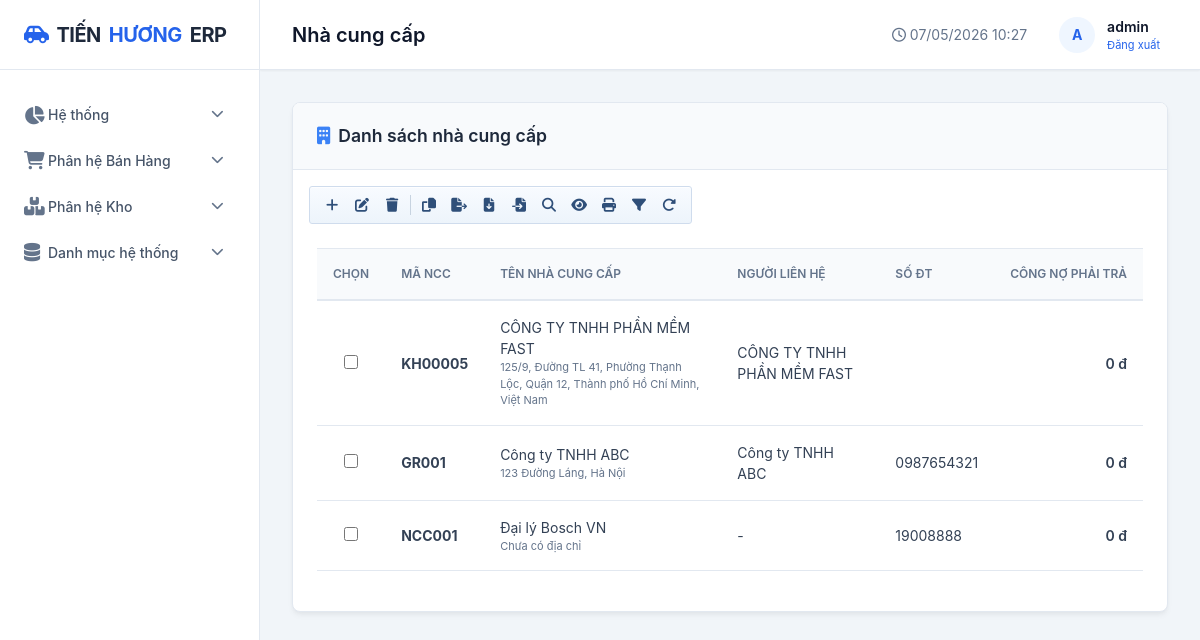
/danh-muc/nha-cung-cap/ (signed in), run on the app's committed database.
### apps/danh_muc/models.py (models this page shows, shortened)
class NhaCungCap(models.Model):
    LOAI_NCC = [
        ("nha_sx", "Nhà sản xuất"),
        ("dai_ly", "Đại lý phân phối"),
        ("nhap_khau", "Nhập khẩu"),
    ]
    ma_ncc = models.CharField(max_length=20, unique=True, verbose_name="Mã nhà cung cấp")
    ten_ncc = models.CharField(max_length=200, verbose_name="Tên nhà cung cấp")
    loai_ncc = models.CharField(max_length=20, choices=LOAI_NCC, default="dai_ly", verbose_name="Loại nhà cung cấp")
    ma_so_thue = models.CharField(max_length=20, blank=True, verbose_name="Mã số thuế")
    dia_chi = models.CharField(max_length=300, blank=True, verbose_name="Địa chỉ")
    so_dien_thoai = models.CharField(max_length=15, blank=True, verbose_name="Số điện thoại")
    email = models.EmailField(blank=True, verbose_name="Email")
    nguoi_lien_he = models.CharField(max_length=100, blank=True, verbose_name="Người liên hệ")
    so_tk_ngan_hang = models.CharField(max_length=50, blank=True, verbose_name="Số tài khoản ngân hàng")
    ngan_hang = models.CharField(max_length=100, blank=True, verbose_name="Ngân hàng")
    so_ngay_thanh_toan = models.IntegerField(default=30, verbose_name="Số ngày thanh toán")
    trang_thai = models.BooleanField(default=True, verbose_name="Trạng thái")
    ghi_chu = models.TextField(blank=True, verbose_name="Ghi chú")
    ngay_tao = models.DateTimeField(auto_now_add=True)
    class Meta:
        db_table = "danh_muc_nhacungcap"
        verbose_name = "Nhà cung cấp"
        verbose_name_plural = "Danh sách nhà cung cấp"
        ordering = ["ma_ncc"]
    def get_cong_no(self):
        return 0

### apps/danh_muc/views.py (the view)
# urls.py: path('nha-cung-cap/', views.ncc_list, name='ncc_list'),
@login_required
def ncc_list(request):
    q = request.GET.get('q', '').strip()
    trang_thai = request.GET.get('trang_thai', '1').strip()
    items = NhaCungCap.objects.filter(trang_thai=True)
    if trang_thai in ('0', '1'):
        items = NhaCungCap.objects.filter(trang_thai=(trang_thai == '1'))
    if q:
        items = items.filter(Q(ma_ncc__icontains=q) | Q(ten_ncc__icontains=q) |
                             Q(so_dien_thoai__icontains=q))
    page_obj = _paginate_queryset(request, items.order_by('-id'))
    return render(request, 'danh_muc/ncc_list.html', {
        'items': page_obj,
        'page_obj': page_obj,
        'q': q,
        'trang_thai': trang_thai,
        'page_title': 'Nhà cung cấp', 'active_menu': 'nha_cung_cap',
    })

### apps/danh_muc/views.py (called while the page is built)
def _paginate_queryset(request, queryset, per_page=12):
    paginator = Paginator(queryset, per_page)
    return paginator.get_page(request.GET.get("page"))

### templates/danh_muc/ncc_list.html (shortened to what this page needs)
{% extends 'base.html' %}
{% block content %}
<div class="card">
    <div class="card-header">
        <div class="card-title"><i class="fas fa-building text-info"></i> Danh sách nhà cung cấp</div>
    </div>
    <div class="px-3 pt-3">
        <div class="erp-toolbar" role="toolbar" aria-label="Thanh thao tác nhà cung cấp">
            <a href="{% url 'ncc_them' %}" class="erp-toolbar-btn" title="Thêm mới" aria-label="Thêm mới"><i class="fas fa-plus"></i></a>
            <button type="button" class="erp-toolbar-btn" id="btnNccEdit" title="Sửa" aria-label="Sửa"><i class="fas fa-pen-to-square"></i></button>
            <button type="button" class="erp-toolbar-btn" id="btnNccDelete" title="Xóa" aria-label="Xóa"><i class="fas fa-trash"></i></button>
            <button type="button" class="erp-toolbar-btn" id="btnNccSearch" title="Tìm" aria-label="Tìm"><i class="fas fa-magnifying-glass"></i></button>
            <button type="button" class="erp-toolbar-btn" onclick="window.location.reload()" title="Làm mới" aria-label="Làm mới"><i class="fas fa-rotate-right"></i></button>
        </div>
    </div>
    <div class="card-body">
        <div class="table-responsive">
            <table class="table">
                <thead>
                    <tr>
                        <th style="width:42px;">Chọn</th>
                        <th>Mã NCC</th>
                        <th>Tên nhà cung cấp</th>
                        <th>Người liên hệ</th>
                        <th>Số ĐT</th>
                        <th class="text-right">Công nợ phải trả</th>
                    </tr>
                </thead>
                <tbody>
                    {% for item in items %}
                    <tr>
                        <td class="text-center">
                            <input type="checkbox" name="selected_ncc" class="erp-row-select" value="{{ item.pk }}"
                                   data-edit-url="{% url 'ncc_sua' item.pk %}"
                                   data-delete-url="{% url 'ncc_xoa' item.pk %}">
                        </td>
                        <td><strong>{{ item.ma_ncc }}</strong></td>
                        <td>
                            {{ item.ten_ncc }}
                            <div style="font-size: 11px; color: var(--text-muted);">{{ item.dia_chi|default:"Chưa có địa chỉ" }}</div>
                        </td>
                        <td>{{ item.nguoi_lien_he|default:"-" }}</td>
                        <td>{{ item.so_dien_thoai }}</td>
                        <td class="text-right fw-semibold {% if item.get_cong_no > 0 %}text-warning{% endif %}">
                            {{ item.get_cong_no|floatformat:0 }} đ
                        </td>
                    </tr>
                    {% empty %}
                    <tr><td colspan="7" class="text-center text-muted">Chưa có dữ liệu nhà cung cấp.</td></tr>
                    {% endfor %}
                </tbody>
            </table>
        </div>
    </div>
</div>
{% endblock %}

### templates/base.html (shortened to what this page needs)
<!DOCTYPE html>
<html lang="vi">
<head>
    <link rel="stylesheet" href="https://cdnjs.cloudflare.com/ajax/libs/font-awesome/6.4.0/css/all.min.css">
    <link href="https://cdn.jsdelivr.net/npm/bootstrap@5.3.0/dist/css/bootstrap.min.css" rel="stylesheet">
    <link rel="stylesheet" href="/static/css/style.css?v=6">
</head>
<body>
    <div class="app-container">
        <aside class="sidebar">
            <div class="sidebar-header">
                <a href="{% url 'dashboard' %}" class="logo">
                    <i class="fas fa-car-side" style="color: var(--accent-color);"></i>
                    TIẾN <span>HƯƠNG</span> ERP
                </a>
            </div>
            <nav class="sidebar-nav">
                <div class="nav-item {% if active_menu == 'dashboard' or active_menu == 'so_cai' or active_menu == 'so_nhat_ky_chung' or active_menu == 'ky_ke_toan' %}open{% endif %}">
                    <a href="#" class="nav-link dropdown-toggle" onclick="toggleSubmenu(event, this)">
                        <i class="fas fa-chart-pie"></i> Hệ thống
                        <i class="fas fa-chevron-down ms-auto"></i>
                    </a>
                </div>
                <div class="nav-item ">
                    <a href="#" class="nav-link dropdown-toggle" onclick="toggleSubmenu(event, this)">
                        <i class="fas fa-shopping-cart"></i> Phân hệ Bán Hàng
                        <i class="fas fa-chevron-down ms-auto"></i>
                    </a>
                </div>
                <div class="nav-item ">
                    <a href="#" class="nav-link dropdown-toggle" onclick="toggleSubmenu(event, this)">
                        <i class="fas fa-boxes"></i> Phân hệ Kho
                        <i class="fas fa-chevron-down ms-auto"></i>
                    </a>
                </div>
                <div class="nav-item ">
                    <a href="#" class="nav-link dropdown-toggle" onclick="toggleSubmenu(event, this)">
                        <i class="fas fa-database"></i> Danh mục hệ thống
                        <i class="fas fa-chevron-down ms-auto"></i>
                    </a>
                </div>
            </nav>
        </aside>
        <main class="main-wrapper">
            <header class="header">
                <div class="header-title">{{ page_title }}</div>
                <div class="header-right">
                    <span class="text-muted"><i class="far fa-clock"></i> {% now "d/m/Y H:i" %}</span>
                    <div class="user-menu">
                        <div class="avatar">
                            {{ user.username|make_list|first|upper|default:"A" }}
                        </div>
                        <div>
                            <div class="fw-semibold">{{ user.username }}</div>
                            <div style="font-size: 11px; color: var(--text-muted);">
                                <form action="{% url 'logout' %}" method="post" style="display:inline;">
                                    <button type="submit" style="background:none; border:none; color:var(--accent-color); cursor:pointer;">Đăng xuất</button>
                                </form>
                            </div>
                        </div>
                    </div>
                </div>
            </header>
            <div class="content">
                {% block content %}{% endblock %}
            </div>
        </main>
    </div>
</body>
</html>

### static/css/style.css (style rules this page uses)
:root { --bg-dark: #f1f5f9; --bg-panel: #ffffff; --bg-card: #ffffff; --bg-hover: #f8fafc; --accent-color: #2563eb; --accent-hover: #1d4ed8; --accent-light: #eff6ff; --text-main: #0f172a; --text-muted: #64748b; --text-dark: #ffffff; --border-color: #e2e8f0; --success: #10b981; --danger: #ef4444; --warning: #f59e0b; --info: #3b82f6; --sidebar-width: 260px; --header-height: 70px; --shadow-sm: 0 1px 2px 0 rgba(0, 0, 0, 0.05); --shadow-md: 0 4px 6px -1px rgba(0, 0, 0, 0.05), 0 2px 4px -1px rgba(0, 0, 0, 0.03); --shadow-lg: 0 10px 15px -3px rgba(0, 0, 0, 0.05), 0 4px 6px -2px rgba(0, 0, 0, 0.025); --radius-sm: 0.375rem; --radius-md: 0.5rem; --radius-lg: 0.75rem; }
* { margin: 0; padding: 0; box-sizing: border-box; }
body { font-family: 'Inter', system-ui, -apple-system, sans-serif; background-color: var(--bg-dark); color: var(--text-main); line-height: 1.5; font-size: 14px; }
a { color: var(--accent-color); text-decoration: none; transition: all 0.2s ease; }
.app-container { display: flex; min-height: 100vh; }
.sidebar { width: var(--sidebar-width); background-color: var(--bg-panel); position: fixed; top: 0; bottom: 0; left: 0; z-index: 40; border-right: 1px solid var(--border-color); display: flex; flex-direction: column; }
.sidebar-header { height: var(--header-height); display: flex; align-items: center; padding: 0 1.5rem; border-bottom: 1px solid var(--border-color); }
.logo { font-size: 1.25rem; font-weight: 700; color: #1e293b; display: flex; align-items: center; gap: 0.5rem; letter-spacing: -0.5px; }
.logo span { color: var(--accent-color); }
.sidebar-nav { flex: 1; overflow-y: auto; padding: 1.5rem 0; }
.nav-link { display: flex; align-items: center; padding: 0.65rem 1.5rem; color: #475569; font-weight: 500; transition: all 0.2s; position: relative; }
.nav-link i { width: 24px; font-size: 1.15rem; color: var(--text-muted); transition: color 0.2s; }
.nav-item { margin-bottom: 0.25rem; }
.ms-auto { margin-left: auto; }
.dropdown-toggle .fa-chevron-down { transition: transform 0.3s; font-size: 0.8rem; }
.main-wrapper { flex: 1; margin-left: var(--sidebar-width); display: flex; flex-direction: column; min-width: 0; }
.header { height: var(--header-height); background-color: var(--bg-panel); border-bottom: 1px solid var(--border-color); display: flex; align-items: center; justify-content: space-between; padding: 0 2rem; position: sticky; top: 0; z-index: 30; box-shadow: var(--shadow-sm); }
.header-title { font-size: 1.25rem; font-weight: 600; color: #0f172a; }
.header-right { display: flex; align-items: center; gap: 1.5rem; }
.user-menu { display: flex; align-items: center; gap: 0.75rem; cursor: pointer; padding: 0.25rem 0.5rem; border-radius: var(--radius-sm); font-weight: 500; }
.avatar { width: 36px; height: 36px; border-radius: 50%; background-color: var(--accent-light); color: var(--accent-color); display: flex; align-items: center; justify-content: center; font-weight: bold; }
.content { padding: 2rem; flex: 1; overflow-y: auto; }
.card { background-color: var(--bg-card); border-radius: var(--radius-md); box-shadow: var(--shadow-md); border: 1px solid var(--border-color); margin-bottom: 1.5rem; overflow: hidden; }
.card-header { padding: 1.25rem 1.5rem; border-bottom: 1px solid var(--border-color); display: flex; justify-content: space-between; align-items: center; background-color: #f8fafc; }
.card-title { font-size: 1.1rem; font-weight: 600; margin: 0; display: flex; align-items: center; gap: 0.5rem; color: #1e293b; }
.card-body { padding: 1.5rem; }
.table-responsive { overflow-x: auto; width: 100%; }
.table { width: 100%; border-collapse: collapse; text-align: left; }
.table th { background-color: #f8fafc; color: var(--text-muted); font-weight: 600; font-size: 0.75rem; text-transform: uppercase; padding: 1rem; border-bottom: 2px solid var(--border-color); white-space: nowrap; border-top: 1px solid var(--border-color); }
.table td { padding: 1rem; border-bottom: 1px solid var(--border-color); vertical-align: middle; color: #334155; }
.table tbody tr { transition: background-color 0.2s; }
.text-right { text-align: right; }
.text-center { text-align: center; }
.text-muted { color: var(--text-muted) !important; }
.fw-semibold { font-weight: 600; }
.text-info { color: var(--info) !important; }
.px-3 { padding-left: 1rem !important; padding-right: 1rem !important; }

### data on the page
NhaCungCap: ma_ncc "KH00005", ten_ncc "CÔNG TY TNHH PHẦN MỀM FAST", dia_chi "125/9, Đường TL 41, Phường Thạnh Lộc, Quận 12, Thành phố Hồ Chí Minh, Việt Nam", nguoi_lien_he "CÔNG TY TNHH PHẦN MỀM FAST", get_cong_no "0"
NhaCungCap: ma_ncc "GR001", ten_ncc "Công ty TNHH ABC", dia_chi "123 Đường Láng, Hà Nội", nguoi_lien_he "Công ty TNHH ABC", so_dien_thoai "0987654321", get_cong_no "0"
NhaCungCap: ma_ncc "NCC001", ten_ncc "Đại lý Bosch VN", dia_chi "Chưa có địa chỉ", nguoi_lien_he "-", so_dien_thoai "19008888", get_cong_no "0"

### other printed values
{{ page_title }} "Nhà cung cấp"
{{ user.username|make_list|first|upper|default:"A" }} "A"
{{ user.username }} "admin"
